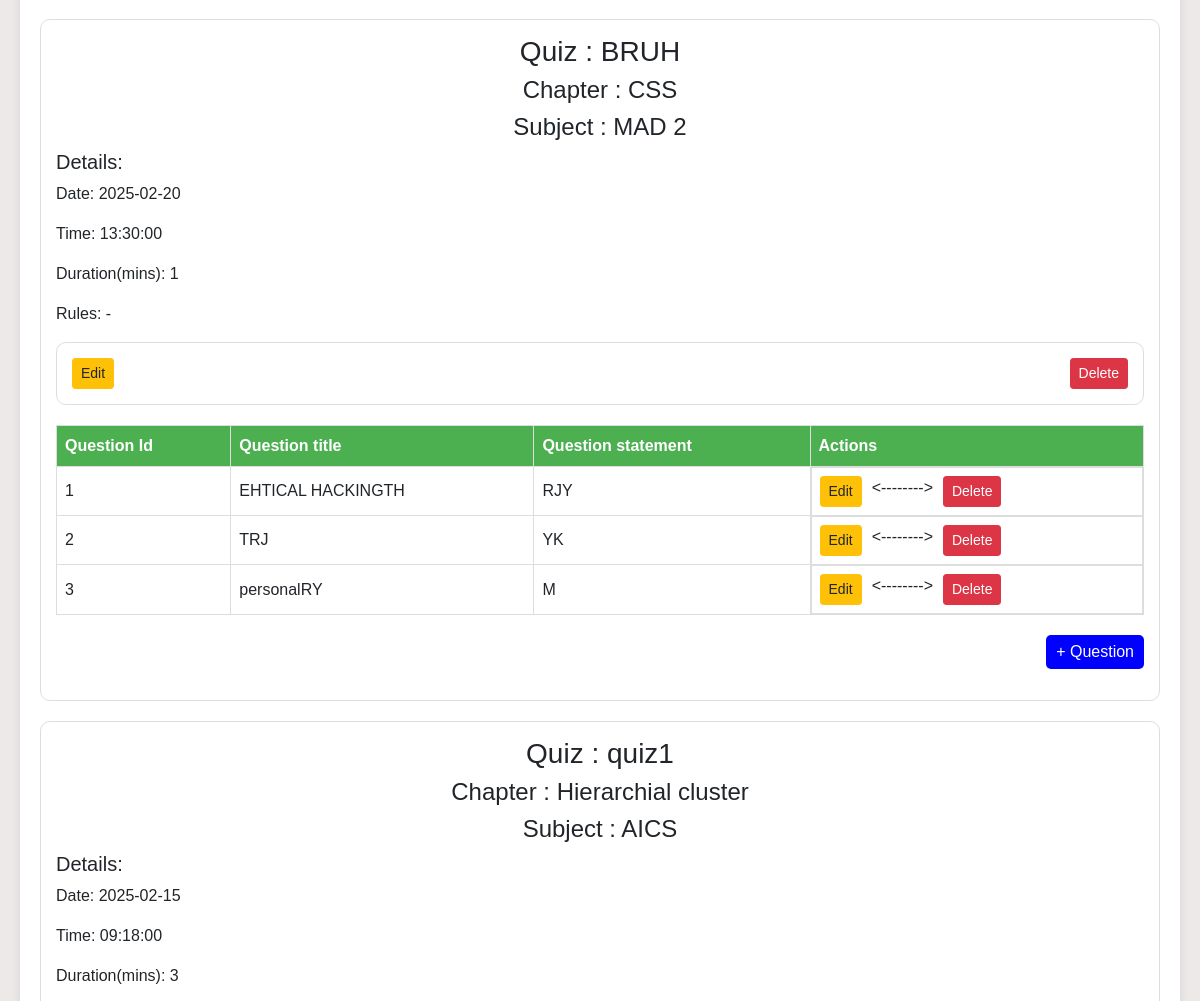
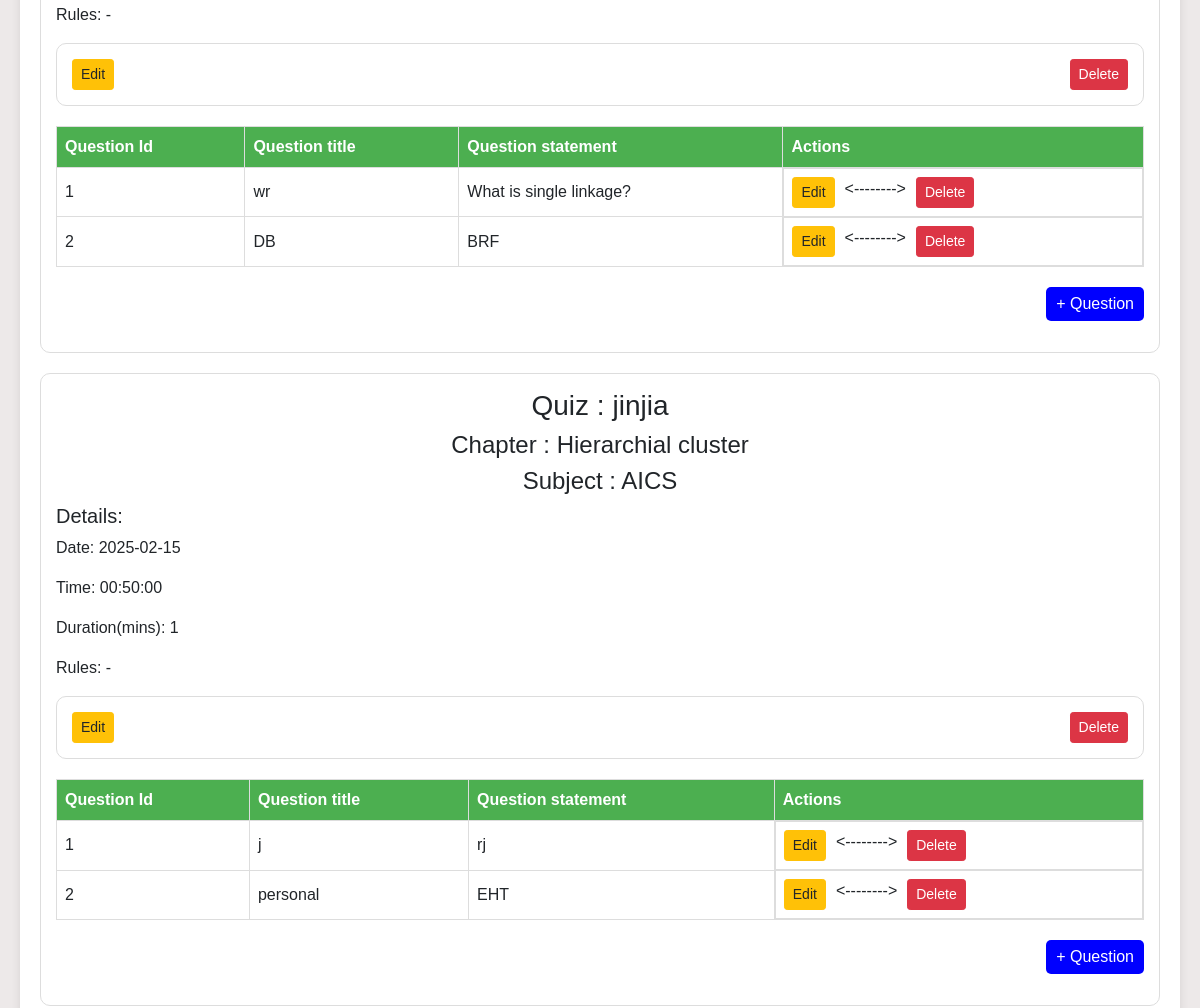
/admin/quizzes (middle part), run on an earlier commit of the app's database (2 pictures, top to bottom).
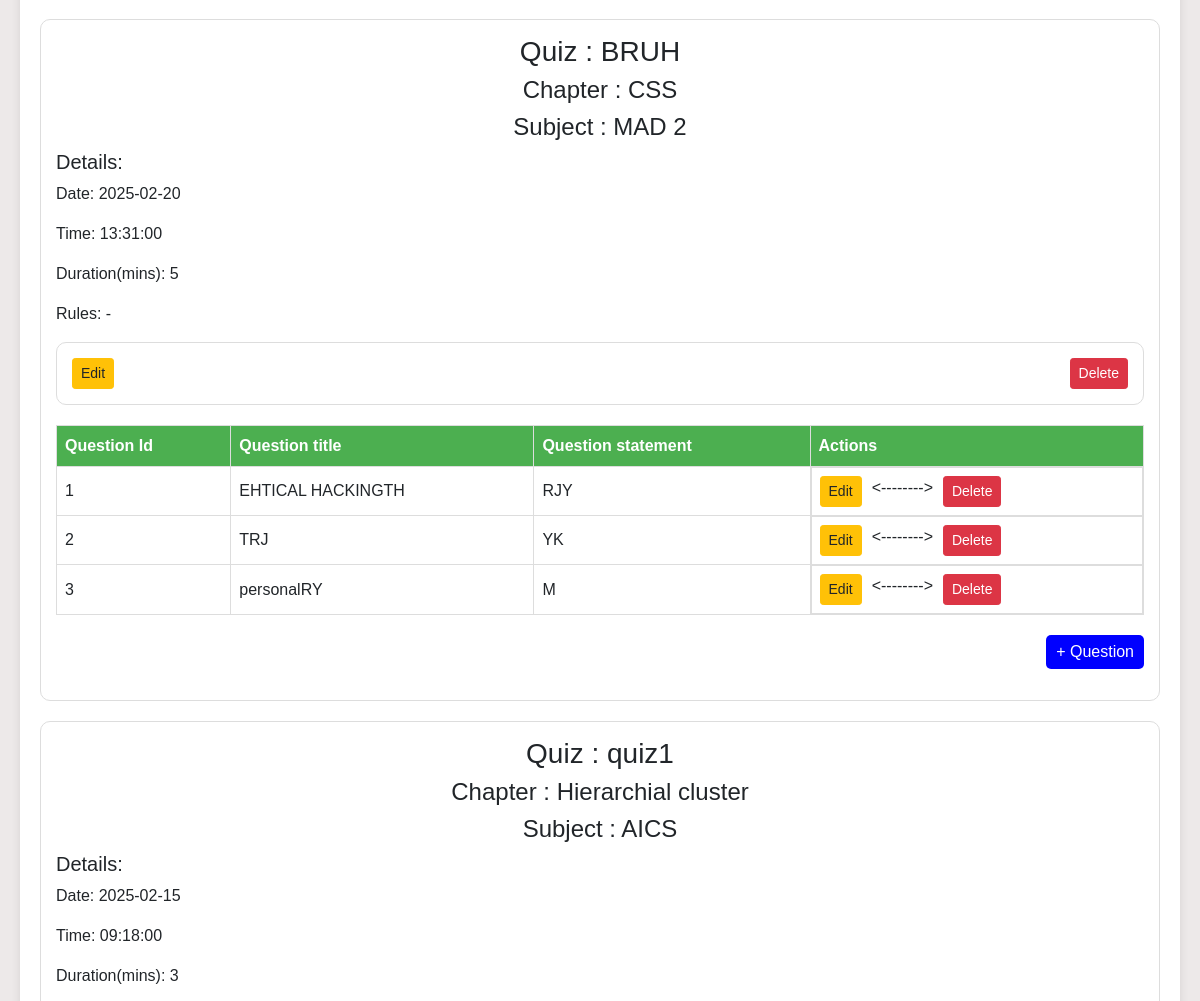
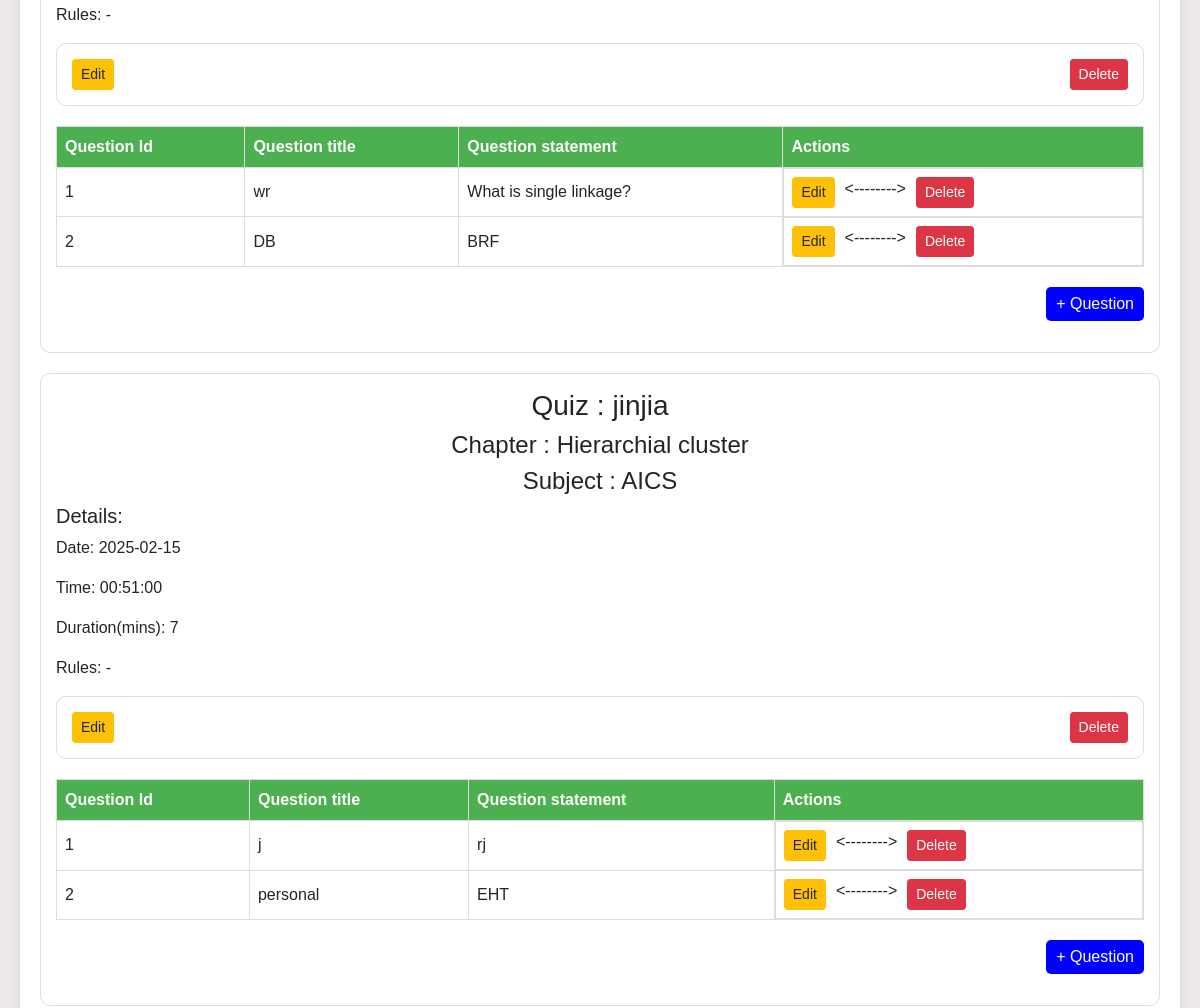
And on a later commit of the database (2 pictures, top to bottom).
### model/model.py (models this page shows)
class Quiz(db.Model):
    __tablename__ = "quizzes"
    id = db.Column(db.Integer, primary_key=True)
    title = db.Column(db.String(100), nullable=False)
    chapter_id = db.Column(db.Integer, db.ForeignKey("chapters.id"), nullable=False)
    date = db.Column(db.Date, nullable=False)
    time = db.Column(db.Time, nullable=False)
    duration = db.Column(db.Integer, nullable=False)
    rules = db.Column(db.String(500), nullable=True)
    chapter = db.relationship("Chapter", back_populates="quizzes")
    questions = db.relationship("Question", back_populates="quiz", cascade="all, delete-orphan")
    scores = db.relationship("Score", back_populates="quiz", cascade="all, delete-orphan")
    user_responses = db.relationship("UserResponse", cascade="all, delete-orphan")

class Chapter(db.Model):
    __tablename__ = "chapters"
    id = db.Column(db.Integer, primary_key=True)
    name = db.Column(db.String(100), nullable=False)
    description = db.Column(db.String(700), nullable=False)
    subject_id = db.Column(db.Integer, db.ForeignKey("subjects.id"), nullable=False)
    subject = db.relationship("Subject", back_populates="chapters")
    quizzes = db.relationship("Quiz", back_populates="chapter", cascade="all, delete-orphan")

class Subject(db.Model):
    __tablename__ = "subjects"
    id = db.Column(db.Integer, primary_key=True)
    name = db.Column(db.String(100), nullable=False)
    description = db.Column(db.String(700), nullable=True)
    chapters = db.relationship("Chapter", back_populates="subject", cascade="all, delete-orphan")

### controllers/controllers.py (the view)
@controllers.route('/admin/quizzes', methods = ['get', 'post'])
def admin_quizzes():
    search_query = request.args.get('search_quiz', '').strip()  # Get search query from URL
    search_query_1 = request.args.get('search_ques', '').strip()  # Get search query from URL
    if search_query:
        quizzes = Quiz.query.filter(Quiz.title.ilike(f"%{search_query}%")).all()  # Case-insensitive search
    else:
        quizzes = Quiz.query.all()  # Fetch all quizzes
    print(search_query_1)
    if search_query_1:
        questions = Question.query.filter(Question.title.ilike(f"%{search_query_1}%")).all()  # Case-insensitive search
    else:
        questions = Question.query.all()  # Fetch all questions
    subjects = Subject.query.all()  # Fetch all subjects for the dashboard
    chapters = Chapter.query.all()  # Fetch all chapters
    print(questions)
    return render_template('admin_dashboard_quiz.html', subjects=subjects,  search_query=search_query, chapters=chapters, quizzes=quizzes, questions=questions , search_query_1=search_query_1)

### templates/admin_dashboard_quiz.html (shortened to what this page needs)
<!DOCTYPE html>
<html lang="en">
<head>
    <link href="https://stackpath.bootstrapcdn.com/bootstrap/4.5.2/css/bootstrap.min.css" rel="stylesheet">
</head>
<body>
    <div class="dashboard-container">
    {% for quiz in quizzes %}
    <div class="subject-box">
        <h3 align = "center">Quiz : {{ quiz.title }}</h3>
        <h4 align = "center">Chapter : {{ quiz.chapter.name }}</h4>
        <h4 align = "center">Subject : {{ quiz.chapter.subject.name }}</h4>
        <h5>Details:</h5>
        <p>
            Date: {{ quiz.date }}
        </p>
        <p>
            Time: {{ quiz.time }}
        </p>
        <p>
            Duration(mins): {{ quiz.duration }}
        </p>
        <p>
            Rules: {{ quiz.rules }}
        </p>
        <div class = "quiz-btn" >
            <form align = 'right' action = "{{ url_for('controllers.edit_quiz',quiz_id = quiz.id, chapter_id = quiz.chapter.id)  }}" method ="get">
                <button class="btn btn-sm btn-warning">Edit</button>
            </form>
            <form align = 'right'  action = "{{ url_for('controllers.delete_quiz', quiz_id=quiz.id) }}" method = "POST">
                <button class="btn btn-sm btn-danger" onclick="return confirm('Are you sure you want to delete Quiz : {{quiz.title}}?');">Delete</button>
            </form>
        </div>
        <table class="chapter-table">
            <thead>
                <tr>
                    <th>Question Id</th>
                    <th>Question title</th>
                    <th>Question statement</th>
                    <th>Actions</th>
                </tr>
            </thead>
            <tbody>
                {% for q in quiz.questions %}
                        {% if q in questions %}
                        <tr>
                            <td>{{ q.id }}</td>
                            <td>{{ q.title }}</td>
                            <td>{{ q.statement }}</td>
                            <td class="btn-inline">
                                <form  action = "{{ url_for('controllers.edit_question', question_id=q.id, quiz_id = q.quiz_id)  }}" method ="get" >
                                    <button class="btn btn-sm btn-warning">Edit</button>
                                </form><-------->
                                <form   action = "{{ url_for('controllers.delete_question', question_id=q.id, quiz_id = q.quiz_id) }}" method = "POST">
                                    <button class="btn btn-sm btn-danger" onclick="return confirm('Are you sure you want to delete Question : {{q.title}}?');">Delete</button>
                                </form>
                            </td>
                        </tr>
                    {% endif %}
                {% endfor %}
            </tbody>
        </table>
        <form method="GET" action="{{ url_for('controllers.create_question', quiz_id = quiz.id, chapter_id= quiz.chapter.id) }}" style="display: inline;">
            <p align="right">
             <button type="submit" class="btn-add">+ Question</button>
            </p>
        </form>
    </div>
    {% endfor %}
</div>
</body>
</html>

What changed in the data, as far as the page shows it:
changed Quiz "BRUH": time "13:30:00" → "13:31:00"; duration "1" → "5"
changed Quiz "jinjia": time "00:50:00" → "00:51:00"; duration "1" → "7"
